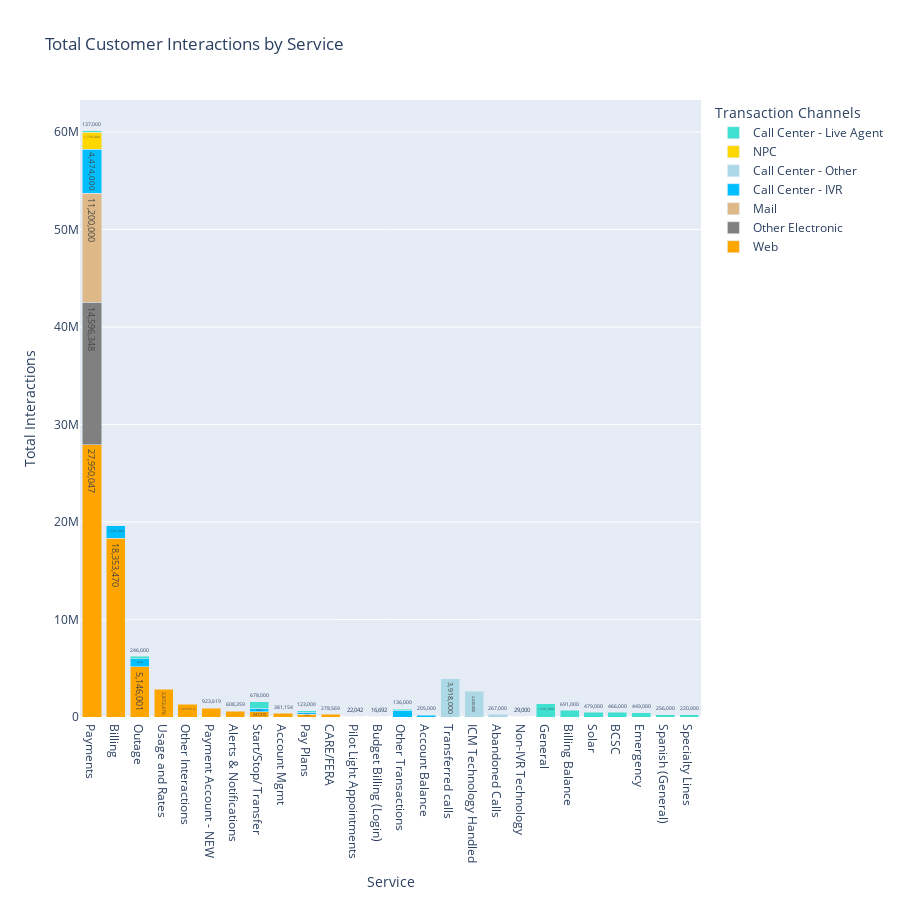

The code cell stored with this chart in its notebook:
### Code cell
# Set the locale to use comma separators for thousands
locale.setlocale(locale.LC_ALL, '')

# Group the data by Root Level and Level 1 and sum the values
grouped_data = df.groupby(['Root Level', 'Level 1'])['Value'].sum().reset_index()

# Sort the grouped_data by Value column in descending order
grouped_data = grouped_data.sort_values(by='Value', ascending=False)

# Create a dictionary to map the Root Level to its corresponding color
color_map = {'Web': 'orange', 'Other Electronic': 'gray', 'Mail': 'burlywood',   'Call Center - Live Agent': 'turquoise', 'Call Center - IVR': 'deepskyblue', 'Call Center - Other':'lightblue', 'NPC': 'gold'}


# Create a list to store the bar chart traces
bar_traces = []

# Loop through each Root Level and create a stacked bar chart trace for its corresponding Level 1 data
for root_level in grouped_data['Root Level'].unique():
    temp_df = grouped_data[grouped_data['Root Level'] == root_level]
    values = temp_df['Value'].values
    formatted_values = [locale.format_string("%d", val, grouping=True) for val in values] # Format values with comma separators
    bar_trace = go.Bar(
        x=temp_df['Level 1'],
        y=values,
        text=formatted_values, # Set the formatted values as the text labels
        textposition='auto', # Position the text labels automatically above the bars
        name=root_level,
        marker=dict(color=color_map[root_level])
    )
    bar_traces.append(bar_trace)

# Create the stacked bar chart layout
bar_layout = go.Layout(
    title='Total Customer Interactions by Service',
    xaxis=dict(title='Service'),
    yaxis=dict(title='Total Interactions'),
    barmode='stack',
    height=900,
    legend=dict(title=dict(text='Transaction Channels'))
)

# Create the stacked bar chart figure
bar_fig_root_L1 = go.Figure(data=bar_traces, layout=bar_layout)

# Display the stacked bar chart
bar_fig_root_L1.show()

### Figure 1 — Plotly figure (JSON) as saved in the notebook; plotly's stock layout.template omitted (floating-point values rounded to 4 significant figures)
{"data": [{"marker": {"color": "orange"}, "name": "Web", "text": ["27,950,047", "18,353,470", "5,146,001", "2,872,476", "1,310,914", "923,619", "608,359", "541,515", "381,154", "300,009", "278,569", "22,042", "16,692"], "textposition": "auto", "type": "bar", "x": ["Payments", "Billing", "Outage", "Usage and Rates", "Other Interactions ", "Payment Account - NEW", "Alerts & Notifications", "Start/Stop/ Transfer", "Account Mgmt", "Pay Plans", "CARE/FERA ", "Pilot Light Appointments ", "Budget Billing (Login) "], "y": [27950047, 18353470, 5146001, 2872476, 1310914, 923619, 608359, 541515, 381154, 300009, 278569, 22042, 16692]}, {"marker": {"color": "gray"}, "name": "Other Electronic", "text": ["14,596,348"], "textposition": "auto", "type": "bar", "x": ["Payments"], "y": [14596348]}, {"marker": {"color": "burlywood"}, "name": "Mail", "text": ["11,200,000"], "textposition": "auto", "type": "bar", "x": ["Payments"], "y": [11200000]}, {"marker": {"color": "deepskyblue"}, "name": "Call Center - IVR", "text": ["4,474,000", "1,241,000", "843,000", "678,000", "337,000", "209,000", "205,000"], "textposition": "auto", "type": "bar", "x": ["Payments", "Billing", "Outage", "Other Transactions", "Start/Stop/ Transfer", "Pay Plans", "Account Balance"], "y": [4474000, 1241000, 843000, 678000, 337000, 209000, 205000]}, {"marker": {"color": "lightblue"}, "name": "Call Center - Other", "text": ["3,918,000", "2,630,000", "267,000", "29,000"], "textposition": "auto", "type": "bar", "x": ["Transferred calls", "ICM Technology Handled", "Abandoned Calls", "Non-IVR Technology"], "y": [3918000, 2630000, 267000, 29000]}, {"marker": {"color": "gold"}, "name": "NPC", "text": ["1,770,000"], "textposition": "auto", "type": "bar", "x": ["Payments"], "y": [1770000]}, {"marker": {"color": "turquoise"}, "name": "Call Center - Live Agent", "text": ["1,341,000", "691,000", "678,000", "479,000", "466,000", "449,000", "256,000", "246,000", "220,000", "137,000", "136,000", "123,000"], "textposition": "auto", "type": "bar", "x": ["General", "Billing Balance", "Start/Stop/ Transfer", "Solar", "BCSC", "Emergency", "Spanish (General)", "Outage", "Specialty Lines", "Payments", "Other Transactions", "Pay Plans"], "y": [1341000, 691000, 678000, 479000, 466000, 449000, 256000, 246000, 220000, 137000, 136000, 123000]}], "layout": {"barmode": "stack", "height": 900, "legend": {"title": {"text": "Transaction Channels"}}, "title": {"text": "Total Customer Interactions by Service"}, "xaxis": {"title": {"text": "Service"}}, "yaxis": {"title": {"text": "Total Interactions"}}}}
